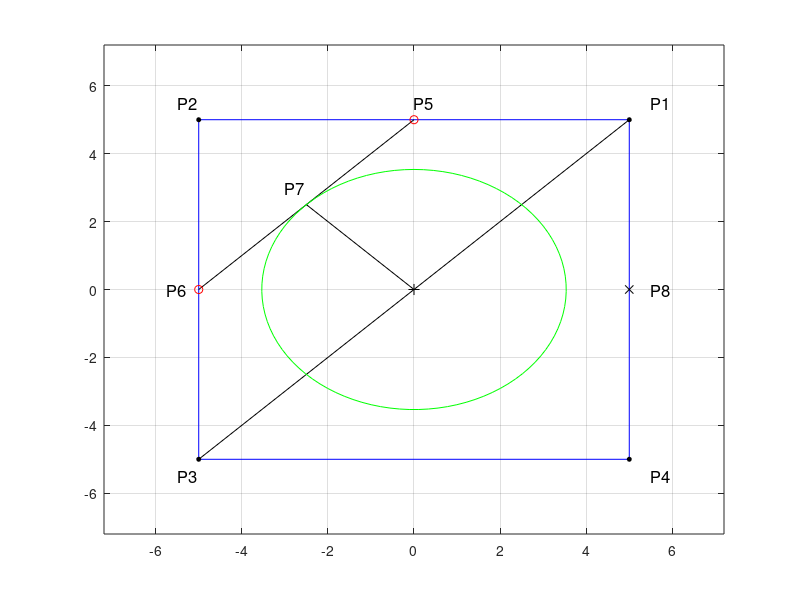

Write MATLAB code to recreate this figure.
%Conjunto 3.2 mateus leon 205

theta = linspace(0, 2*pi, 100);
x1 = input("Digite x1: ");
y1 = input("Digite y1: ");

P1 = [x1, y1];
P2 = [-x1, y1];
P3 = [-x1, -y1];
P4 = [x1, -y1];
P5 = (P1+P2)/2;
P6 = (P2+P3)/2;
P7 = (P5+P6)/2;
P8 = (P1+P4)/2;

xc = (P6(1)+P8(1))/2;
yc = (P6(2)+P8(2))/2;
PC = [xc, yc];

%distancia de um ponto a outro (calculo do raio):
%dist = raiz((x1-x2)^2-(y1-y2)^2)
raio = sqrt((P7(1)-PC(1))^2+(P7(2)-PC(2))^2);
pontos = [P1; P2; P3; P4; P5; P6; P7; P8];

xp = [P1(1), P2(1), P3(1), P4(1), P1(1)];
yp = [P1(2), P2(2), P3(2), P4(2), P1(2)];

figure(3, 'Name', '3.2 - Figura')
clf;

plot(xp, yp, 'b-');
hold on

pontos4 = [P1; P2; P3; P4];
for i = 1:length(pontos4)
  plot(pontos4(i), pontos4(i+length(pontos4)), 'ko', 'MarkerSize', 3, 'MarkerFaceColor', 'k')
  text(pontos4(i)*1.1, pontos4(i+length(pontos4))*1.1, ["P",num2str(i)], 'FontSize', 12, 'HorizontalAlignment', 'Left');
  hold on
endfor
plot([P1(1), P3(1)], [P1(2), P3(2)], 'k-'); hold on
plot([P5(1), P6(1)], [P5(2), P6(2)], 'k-'); hold on
plot([PC(1), P7(1)], [PC(2), P7(2)], 'k-'); hold on
plot(P5(1), P5(2), 'ro'); hold on
plot(P6(1), P6(2), 'ro'); hold on
plot(P8(1), P8(2), 'xk'); hold on
plot(PC(1), PC(2), '+k', 'MarkerSize', 8); hold on

%textos dos pontos 5-8
text(P5(1)*1.1, P5(2)*1.1, "P5", 'FontSize', 12, 'HorizontalAlignment', 'Left');
text(P6(1)*1.15, P6(2)*1.15, "P6", 'FontSize', 12, 'HorizontalAlignment', 'Left');
text(P7(1)*1.2, P7(2)*1.2, "P7", 'FontSize', 12, 'HorizontalAlignment', 'Left');
text(P8(1)*1.1, P8(2)*1.1, "P8", 'FontSize', 12, 'HorizontalAlignment', 'Left');

%circulo
circulox = xc + raio * sin(theta);
circuloy = xc + raio * cos(theta);
plot(circulox, circuloy, 'g-');

%ajustes da figura (padding)
grid on;
x_limits = xlim();
y_limits = ylim();
padding_x = 0.1 * (x_limits(2) - x_limits(1));
padding_y = 0.1 * (y_limits(2) - y_limits(1));
if padding_x < 1
  padding_x = 1;
endif
if padding_y < 1
  padding_y = 1;
endif

axis([x_limits(1) - padding_x, x_limits(2) + padding_x, ...
      y_limits(1) - padding_y, y_limits(2) + padding_y]);
